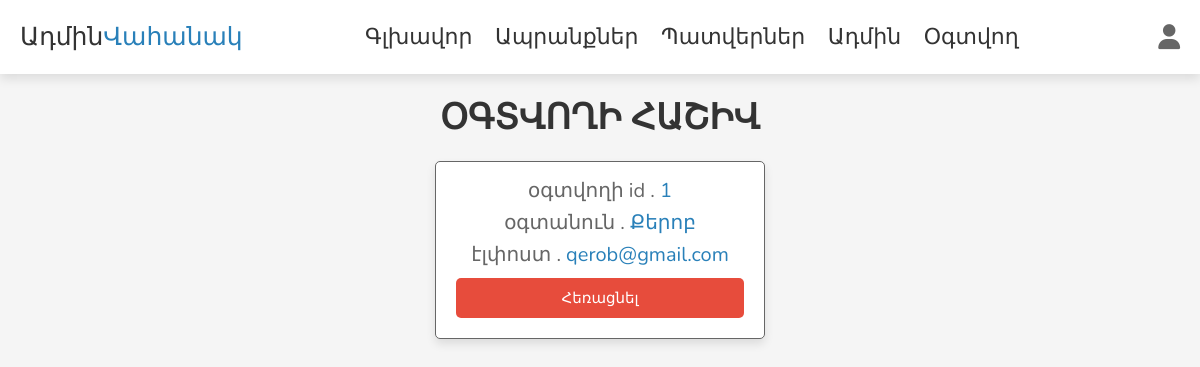
The app's page /users_accounts.php (signed in) with its own data.
### tables this page shows
CREATE TABLE `user` (
  `id` int(100) NOT NULL,
  `name` varchar(20) NOT NULL,
  `email` varchar(50) NOT NULL,
  `password` varchar(50) NOT NULL
);

### users_accounts.php (the view, shortened to what this page needs)
<?php
include 'config.php';
?>
<!DOCTYPE html>
<html lang="en">
<head>
   <link rel="stylesheet" href="https://cdnjs.cloudflare.com/ajax/libs/font-awesome/6.1.1/css/all.min.css">
   <link rel="stylesheet" href="css/admin_style.css">
</head>
<body>
<?php include 'admin_header.php' ?>
<section class="accounts">
   <h1 class="heading">Օգտվողի հաշիվ</h1>
   <div class="box-container">
   <?php
      $select_accounts = $conn->prepare("SELECT * FROM `user`");
      $select_accounts->execute();
      if($select_accounts->rowCount() > 0){
         while($fetch_accounts = $select_accounts->fetch(PDO::FETCH_ASSOC)){
   ?>
   <div class="box">
      <p> օգտվողի id . <span><?= $fetch_accounts['id']; ?></span> </p>
      <p> օգտանուն . <span><?= $fetch_accounts['name']; ?></span> </p>
      <p> էլփոստ . <span><?= $fetch_accounts['email']; ?></span> </p>
      <a href="users_accounts.php?delete=<?= $fetch_accounts['id']; ?>" onclick="return confirm('delete this account?')" class="delete-btn">Հեռացնել</a>
   </div>
   <?php
         }
      }else{
         echo '<p class="empty">Հաշիվներ չկան!</p>';
      }
   ?>
   </div>
</section>
</body>
</html>

### css/admin_style.css (style rules this page uses)
:root { --main-color:#2980b9; --red:#e74c3c; --orange:#f39c12; --black:#333; --white:#fff; --light-bg:#f5f5f5; --light-color:#666; --border:.1rem solid var(--light-color); --box-shadow:0 .5rem 1rem rgba(0,0,0,.1); }
* { font-family: 'Nunito', sans-serif; margin:0; padding:0; box-sizing: border-box; outline: none; border:none; text-decoration: none; transition: .2s linear; }
html { font-size: 62.5%; overflow-x: hidden; scroll-behavior: smooth; scroll-padding-top: 7rem; }
body { background: var(--light-bg); }
section { padding:2rem; margin:0 auto; max-width: 1200px; }
.heading { text-align: center; margin-bottom: 2rem; font-size: 3.5rem; color:var(--black); text-transform: uppercase; }
.delete-btn, .option-btn, .btn { display: block; width: 100%; margin-top: 1rem; border-radius: .5rem; padding:1rem 3rem; font-size: 1.5rem; color:var(--white); cursor: pointer; text-transform: capitalize; text-align: center; }
.delete-btn { background-color: var(--red); }
.accounts .box-container { display: grid; grid-template-columns: repeat(auto-fit, 33rem); gap:1.5rem; align-items: flex-start; justify-content: center; }
.accounts .box-container .box { padding:2rem; padding-top: 1rem; border-radius: .5rem; text-align: center; border:var(--border); background-color: var(--white); box-shadow: var(--box-shadow); }
.accounts .box-container .box p { font-size: 2rem; color:var(--light-color); margin: .5rem 0; }
.accounts .box-container .box p span { color:var(--main-color); }

### records on screen
user: id "1", name "Քերոբ", email "qerob@gmail.com"
